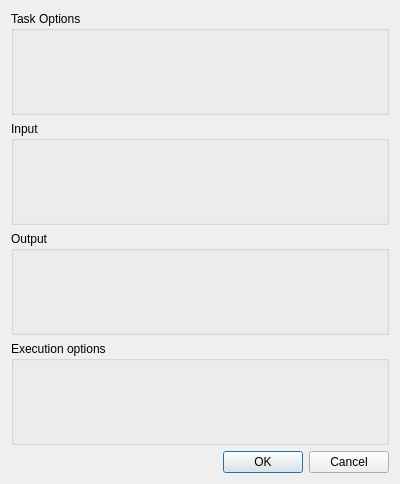
<?xml version="1.0" encoding="UTF-8"?>
<ui version="4.0">
 <class>ExecuteOptionDialog</class>
 <widget class="QDialog" name="ExecuteOptionDialog">
  <property name="geometry">
   <rect>
    <x>0</x>
    <y>0</y>
    <width>400</width>
    <height>484</height>
   </rect>
  </property>
  <property name="windowTitle">
   <string>Dialog</string>
  </property>
  <layout class="QVBoxLayout" name="verticalLayout">
   <item>
    <widget class="QGroupBox" name="taskOptionGroupBox">
     <property name="title">
      <string>Task Options</string>
     </property>
    </widget>
   </item>
   <item>
    <widget class="QGroupBox" name="inputGroupBox">
     <property name="title">
      <string>Input</string>
     </property>
    </widget>
   </item>
   <item>
    <widget class="QGroupBox" name="outputGroupBox">
     <property name="title">
      <string>Output</string>
     </property>
    </widget>
   </item>
   <item>
    <widget class="QGroupBox" name="launchOptionGroupBox">
     <property name="title">
      <string>Execution options</string>
     </property>
    </widget>
   </item>
   <item>
    <widget class="QDialogButtonBox" name="buttonBox">
     <property name="orientation">
      <enum>Qt::Horizontal</enum>
     </property>
     <property name="standardButtons">
      <set>QDialogButtonBox::Cancel|QDialogButtonBox::Ok</set>
     </property>
    </widget>
   </item>
  </layout>
 </widget>
 <resources/>
 <connections>
  <connection>
   <sender>buttonBox</sender>
   <signal>rejected()</signal>
   <receiver>ExecuteOptionDialog</receiver>
   <slot>reject()</slot>
   <hints>
    <hint type="sourcelabel">
     <x>316</x>
     <y>260</y>
    </hint>
    <hint type="destinationlabel">
     <x>286</x>
     <y>274</y>
    </hint>
   </hints>
  </connection>
 </connections>
</ui>
